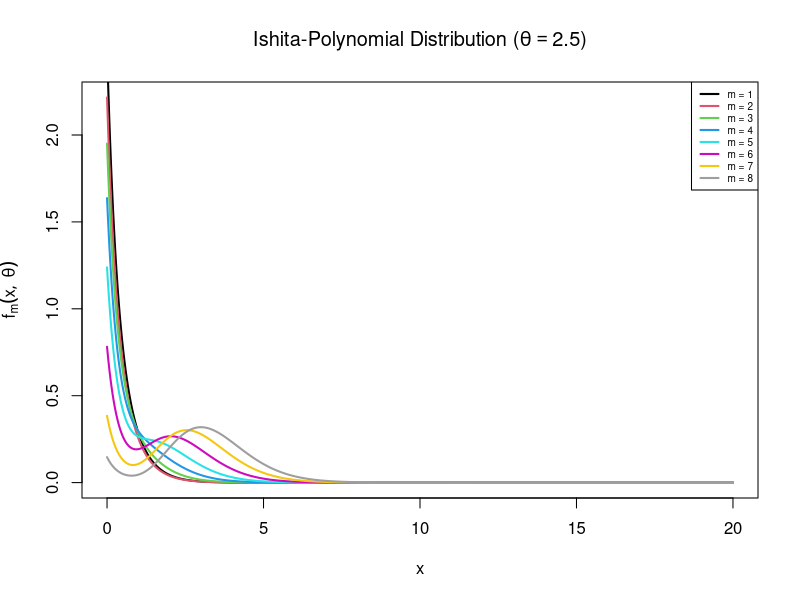
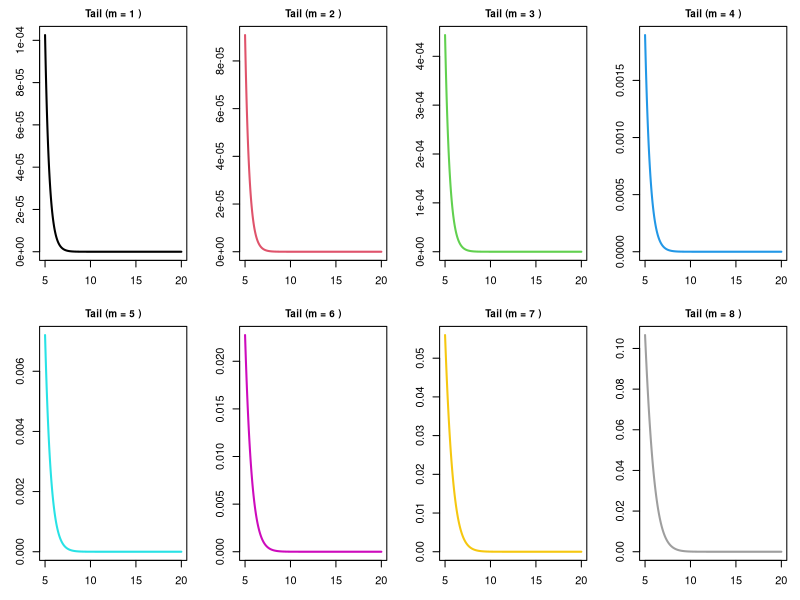
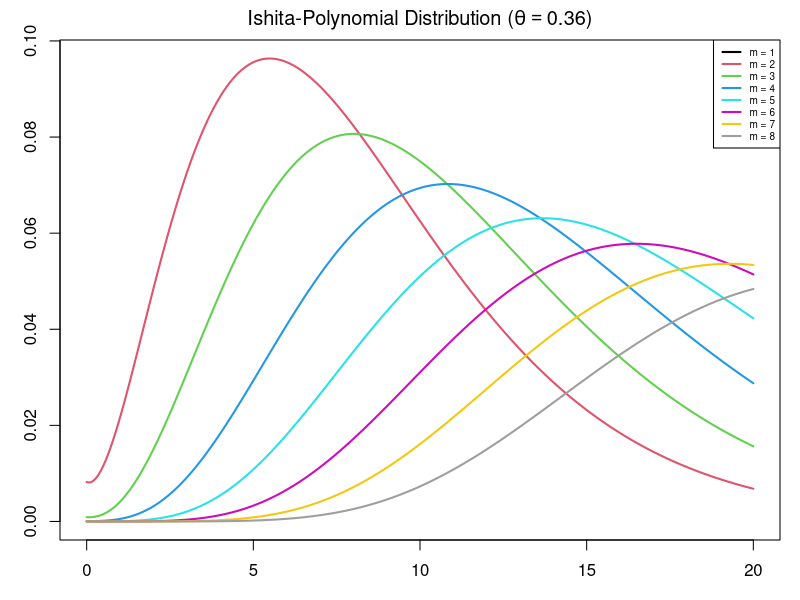
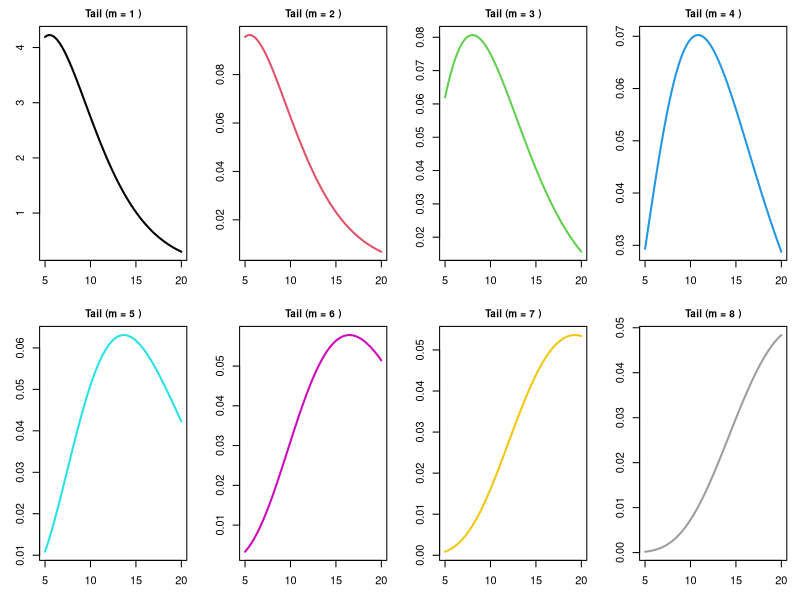

R code for these plots, in order:
rm(list = ls())


# Parameter

theta <- 2.5   

# x values
x <- seq(0, 20, length = 1000)
x_tail <- seq(5, 20, length = 1000)

# C_m(theta)
C_m <- function(m, theta){
  
  if(m == 1){
    val <- 1
  } else if(m == 2){
    val <- 1 + 2/theta^3
  } else {
    val <- 1 + 2/theta^3
    for(k in 3:m){
      val <- val + factorial(k)/theta^(k+1)
    }
  }
  
  return(1/val)
}

# Ishita polynomial pdf
f_m <- function(x, m, theta){
  
  poly_part <- theta + x^2
  
  if(m >= 3){
    for(k in 3:m){
      poly_part <- poly_part + x^k
    }
  }
  
  return(C_m(m, theta) * poly_part * exp(-theta * x))
}

# Distribution plot
plot(x, f_m(x,1,theta), type="l", lwd=2, col=1,
     ylim=c(0, max(f_m(x,2,theta))),
     ylab = expression(f[m](x,~theta)),
     xlab="x",
     main = bquote("Ishita-Polynomial Distribution ("*theta == .(theta)*")"))

for(m in 2:8){
  lines(x, f_m(x,m,theta), lwd=2, col=m)
}

legend("topright",
       legend = paste("m =", 1:8),
       col = 1:8,
       lwd = 2,
       cex = 0.6)

# tail grid plot
par(mfrow = c(2,4), mar = c(3,3,2,1))

for(m in 1:8){
  plot(x_tail, f_m(x_tail, m, theta),
       type = "l",
       lwd = 2,
       col = m,
       main = paste("Tail (m =", m, ")"),
       xlab = "x",
       ylab = "f(x)",
       cex.main = 0.9)
}

# Reset layout
par(mfrow = c(1,1))

rm(list = ls())


# Parameter

theta <- 0.36   

# x values
x <- seq(0, 20, length = 1000)
x_tail <- seq(5, 20, length = 1000)

# C_m(theta)
C_m <- function(m, theta){
  
  if(m == 1){
    val <- 1
  } else if(m == 2){
    val <- 1 + 2/theta^3
  } else {
    val <- 1 + 2/theta^3
    for(k in 3:m){
      val <- val + factorial(k)/theta^(k+1)
    }
  }
  
  return(1/val)
}

# Ishita polynomial pdf
f_m <- function(x, m, theta){
  
  poly_part <- theta + x^2
  
  if(m >= 3){
    for(k in 3:m){
      poly_part <- poly_part + x^k
    }
  }
  
  return(C_m(m, theta) * poly_part * exp(-theta * x))
}

# Distribution plot
plot(x, f_m(x,1,theta), type="l", lwd=2, col=1,
     ylim=c(0, max(f_m(x,2,theta))),
     ylab = expression(f[m](x,~theta)),
     xlab="x",
     main = bquote("Ishita-Polynomial Distribution ("*theta == .(theta)*")"))

for(m in 2:8){
  lines(x, f_m(x,m,theta), lwd=2, col=m)
}

legend("topright",
       legend = paste("m =", 1:8),
       col = 1:8,
       lwd = 2,
       cex = 0.6)

# tail grid plot
par(mfrow = c(2,4), mar = c(3,3,2,1))

for(m in 1:8){
  plot(x_tail, f_m(x_tail, m, theta),
       type = "l",
       lwd = 2,
       col = m,
       main = paste("Tail (m =", m, ")"),
       xlab = "x",
       ylab = "f(x)",
       cex.main = 0.9)
}

# Reset layout
par(mfrow = c(1,1))
